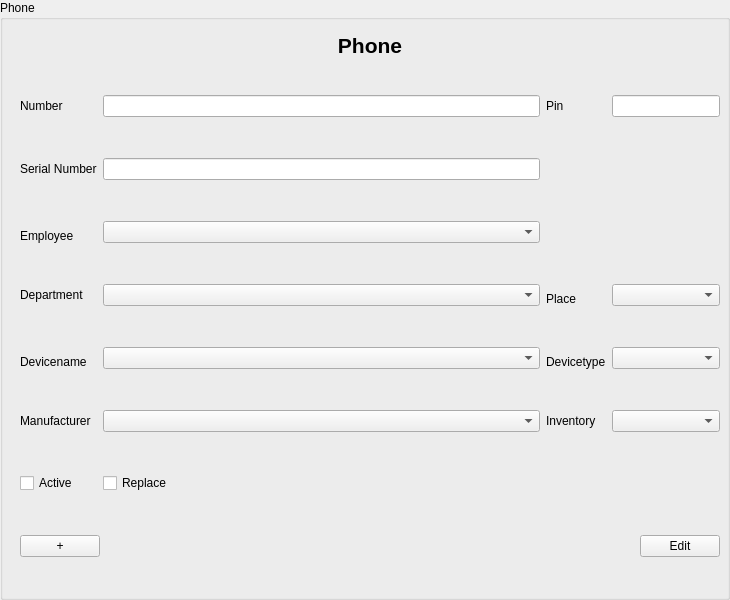
<?xml version="1.0" encoding="UTF-8"?>
<ui version="4.0">
 <class>PhoneInputArea</class>
 <widget class="QGroupBox" name="PhoneInputArea">
  <property name="geometry">
   <rect>
    <x>0</x>
    <y>0</y>
    <width>730</width>
    <height>600</height>
   </rect>
  </property>
  <property name="windowTitle">
   <string>Phone</string>
  </property>
  <property name="accessibleName">
   <string>PhoneInputDialog</string>
  </property>
  <property name="title">
   <string>Phone</string>
  </property>
  <widget class="QWidget" name="formLayoutWidget" native="true">
   <property name="geometry">
    <rect>
     <x>10</x>
     <y>30</y>
     <width>730</width>
     <height>600</height>
    </rect>
   </property>
   <widget class="QWidget" name="verticalLayoutWidget_Header">
    <property name="geometry">
     <rect>
      <x>10</x>
      <y>0</y>
      <width>700</width>
      <height>30</height>
     </rect>
    </property>
    <layout class="QVBoxLayout" name="verticalLayout">
     <item>
      <widget class="QLabel" name="label_Header">
       <property name="font">
        <font>
         <pointsize>16</pointsize>
         <weight>75</weight>
         <bold>true</bold>
        </font>
       </property>
       <property name="text">
        <string>Phone</string>
       </property>
       <property name="alignment">
        <set>Qt::AlignCenter</set>
       </property>
      </widget>
     </item>
    </layout>
   </widget>
   <widget class="QWidget" name="verticalLayoutWidget_Buttons">
    <property name="geometry">
     <rect>
      <x>10</x>
      <y>500</y>
      <width>700</width>
      <height>32</height>
     </rect>
    </property>
    <layout class="QHBoxLayout" name="horizontalLayout">
     <item>
      <widget class="QPushButton" name="pushButton_Add">
       <property name="text">
        <string>+</string>
       </property>
      </widget>
     </item>
     <item>
      <spacer name="horizontalSpacer">
       <property name="orientation">
        <enum>Qt::Horizontal</enum>
       </property>
       <property name="sizeHint" stdset="0">
        <size>
         <width>40</width>
         <height>20</height>
        </size>
       </property>
      </spacer>
     </item>
     <item>
      <widget class="QPushButton" name="pushButton_EditFinish">
       <property name="text">
        <string>Edit</string>
       </property>
      </widget>
     </item>
    </layout>
   </widget>
   <widget class="QWidget" name="gridLayoutWidget">
    <property name="geometry">
     <rect>
      <x>10</x>
      <y>30</y>
      <width>700</width>
      <height>470</height>
     </rect>
    </property>
    <layout class="QGridLayout" name="gridLayout">
     <item row="8" column="3">
      <widget class="QComboBox" name="comboBox_Inventory"/>
     </item>
     <item row="8" column="2">
      <widget class="QLabel" name="label_Inventory">
       <property name="text">
        <string>Inventory</string>
       </property>
       <property name="buddy">
        <cstring>comboBox_Inventory</cstring>
       </property>
      </widget>
     </item>
     <item row="8" column="1">
      <widget class="QComboBox" name="comboBox_Manufacturer"/>
     </item>
     <item row="8" column="0">
      <widget class="QLabel" name="label_Manufacturer">
       <property name="text">
        <string>Manufacturer</string>
       </property>
       <property name="buddy">
        <cstring>comboBox_Manufacturer</cstring>
       </property>
      </widget>
     </item>
     <item row="4" column="3">
      <widget class="QComboBox" name="comboBox_Place"/>
     </item>
     <item row="4" column="0">
      <widget class="QLabel" name="label_Department">
       <property name="text">
        <string>Department</string>
       </property>
       <property name="buddy">
        <cstring>comboBox_Department</cstring>
       </property>
      </widget>
     </item>
     <item row="6" column="2">
      <widget class="QLabel" name="label_DeviceType">
       <property name="text">
        <string>Devicetype</string>
       </property>
       <property name="alignment">
        <set>Qt::AlignBottom|Qt::AlignLeading|Qt::AlignLeft</set>
       </property>
       <property name="buddy">
        <cstring>comboBox_DeviceType</cstring>
       </property>
      </widget>
     </item>
     <item row="6" column="1">
      <widget class="QComboBox" name="comboBox_DeviceName"/>
     </item>
     <item row="6" column="0">
      <widget class="QLabel" name="label_DeviceName">
       <property name="text">
        <string>Devicename</string>
       </property>
       <property name="alignment">
        <set>Qt::AlignBottom|Qt::AlignLeading|Qt::AlignLeft</set>
       </property>
       <property name="buddy">
        <cstring>comboBox_DeviceName</cstring>
       </property>
      </widget>
     </item>
     <item row="4" column="1">
      <widget class="QComboBox" name="comboBox_Department"/>
     </item>
     <item row="1" column="1">
      <widget class="QLineEdit" name="lineEdit_Number">
       <property name="sizePolicy">
        <sizepolicy hsizetype="Preferred" vsizetype="Fixed">
         <horstretch>0</horstretch>
         <verstretch>0</verstretch>
        </sizepolicy>
       </property>
      </widget>
     </item>
     <item row="4" column="2">
      <widget class="QLabel" name="label_Place">
       <property name="text">
        <string>Place</string>
       </property>
       <property name="alignment">
        <set>Qt::AlignBottom|Qt::AlignLeading|Qt::AlignLeft</set>
       </property>
       <property name="buddy">
        <cstring>comboBox_Place</cstring>
       </property>
      </widget>
     </item>
     <item row="6" column="3">
      <widget class="QComboBox" name="comboBox_DeviceType"/>
     </item>
     <item row="9" column="0">
      <widget class="QCheckBox" name="checkBox_Active">
       <property name="text">
        <string>Active</string>
       </property>
      </widget>
     </item>
     <item row="1" column="0">
      <widget class="QLabel" name="label_Number">
       <property name="text">
        <string>Number</string>
       </property>
       <property name="buddy">
        <cstring>lineEdit_Number</cstring>
       </property>
      </widget>
     </item>
     <item row="9" column="1">
      <widget class="QCheckBox" name="checkBox_Replace">
       <property name="text">
        <string>Replace</string>
       </property>
      </widget>
     </item>
     <item row="3" column="1">
      <widget class="QComboBox" name="comboBox_Employee"/>
     </item>
     <item row="3" column="0">
      <widget class="QLabel" name="label_Employee">
       <property name="text">
        <string>Employee</string>
       </property>
       <property name="alignment">
        <set>Qt::AlignBottom|Qt::AlignLeading|Qt::AlignLeft</set>
       </property>
       <property name="buddy">
        <cstring>comboBox_Employee</cstring>
       </property>
      </widget>
     </item>
     <item row="1" column="3">
      <widget class="QLineEdit" name="lineEdit_Pin">
       <property name="sizePolicy">
        <sizepolicy hsizetype="Preferred" vsizetype="Fixed">
         <horstretch>0</horstretch>
         <verstretch>0</verstretch>
        </sizepolicy>
       </property>
      </widget>
     </item>
     <item row="1" column="2">
      <widget class="QLabel" name="label_Pin">
       <property name="text">
        <string>Pin</string>
       </property>
       <property name="buddy">
        <cstring>lineEdit_Pin</cstring>
       </property>
      </widget>
     </item>
     <item row="2" column="0">
      <widget class="QLabel" name="label_SerialNumber">
       <property name="text">
        <string>Serial Number</string>
       </property>
      </widget>
     </item>
     <item row="2" column="1">
      <widget class="QLineEdit" name="lineEdit_SerialNumber"/>
     </item>
    </layout>
   </widget>
  </widget>
 </widget>
 <tabstops>
  <tabstop>pushButton_Add</tabstop>
  <tabstop>pushButton_EditFinish</tabstop>
 </tabstops>
 <resources/>
 <connections/>
</ui>
